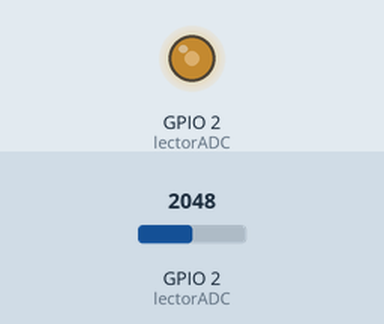
Bench run of a sketch on a simulated ESP32. Shown: output pins drawn as LEDs (lit = HIGH). Inputs (shaded band) come from the test bench; at power-on: GPIO 2 (lectorADC) = 2048.

Above: at 0.1 s.
Timing chart, 0 to 1.6 s (numbered marks = the images above):
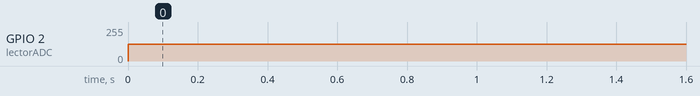

Measured:
- by itself, GPIO 2 (lectorADC): 0/255 → 125/255 at 0.00 s

The sketch:

Prueba_PWM.ino
```cpp
//https://circuits4you.com/2018/12/31/esp32-pwm-example/
//pagina que explica el codigo del PWM para ESP32

const int freq = 5000;
const int resolution = 12;
int signalVoltios;
int lectorADC = 2;
int valorVoltiosAdc;
int pinPWM = 18;  // Poner pin correspondiente al PWM

void setup() {
  ledcSetup(pinPWM, freq, resolution); //En principio así se ajusta frecuencia pwm y resolucion en bits, ponemos l amisma que la del conversor ADC para no necesitar un conversor a poseriori ya que la señal PWM depende del valor de este.
   ledcAttachPin(lectorADC, pinPWM);
}

void loop() {
  valorVoltiosAdc = analogRead(lectorADC);
   ledcWrite (pinPWM,2000);


}
```
